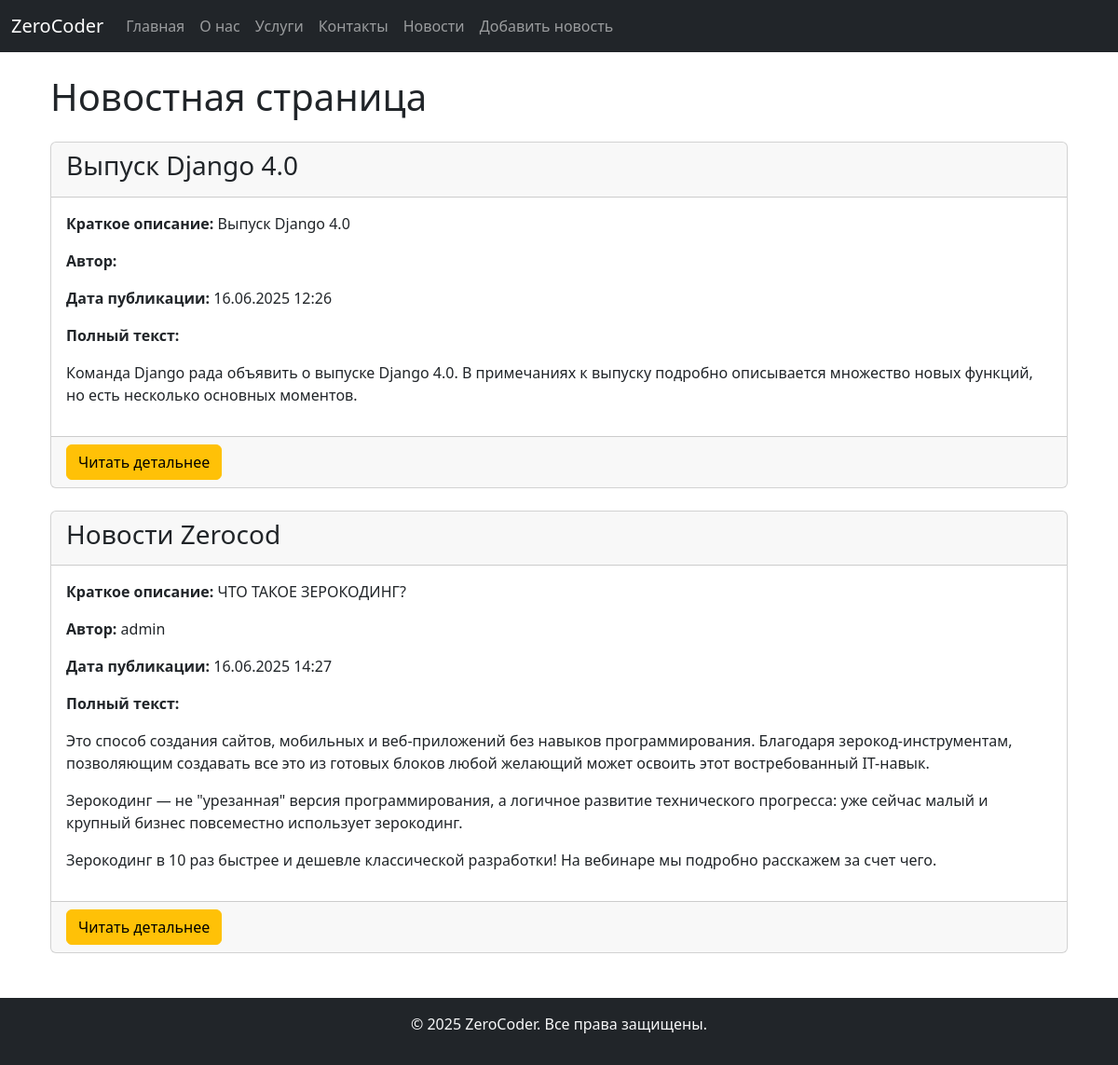
Page /news/ on the committed database.
### news/models.py (models this page shows, shortened)
class News_post(models.Model):
    title = models.CharField('Название новости', max_length=50)
    short_description = models.CharField('Краткое описание новости', max_length=200)
    text = models.TextField('Новость')
    pub_date = models.DateTimeField('Дата публикации')
    author = models.ForeignKey(User, on_delete=models.CASCADE, verbose_name='Автор', null=True, blank=True)
    class Meta:
        verbose_name = 'Новость'
        verbose_name_plural = 'Новости'

### news/views.py (the view)
# urls.py: 2. Add a URL to urlpatterns:  path('', views.home, name='home')
def home(request):
	news = News_post.objects.all()
	return render(request, 'news/news.html', {'news': news})

### news/templates/news/news.html (shortened to what this page needs)
{% extends 'main/layout.html' %}
{% block content %}
<div class="container mt-4">
    <h1 class="mb-4">Новостная страница</h1>
    {% if news %}
        {% for new in news %}
            <div class="card mb-4">
                <div class="card-header">
                    <h3 class="card-title">{{ new.title }}</h3>
                </div>
                <div class="card-body">
                    <p class="card-text"><strong>Краткое описание:</strong> {{ new.short_description }}</p>
                    <p class="card-text"><strong>Автор:</strong> {{ new.author.username }}</p>
                    <p class="card-text"><strong>Дата публикации:</strong> {{ new.pub_date|date:"d.m.Y H:i" }}</p>
                    <p class="card-text"><strong>Полный текст:</strong></p>
                    <p class="card-text">{{ new.text|linebreaks }}</p>
                </div>
                <div class="card-footer">
                    <a href="{% url 'news-detail' new.id %}" class="btn btn-warning">Читать детальнее</a>
                </div>
            </div>
        {% endfor %}
    {% else %}
        <p>Новостей нет.</p>
    {% endif %}
</div>
{% endblock %}

### main/templates/main/layout.html (shortened to what this page needs)
<!DOCTYPE html>
<html lang="ru">
<head>
  <link href="https://cdn.jsdelivr.net/npm/bootstrap@5.3.0/dist/css/bootstrap.min.css" rel="stylesheet">
</head>
<body>
  {% include 'main/_navbar.html' %}
  <main class="container mt-4">
    {% block content %}{% endblock %}
  </main>
  {% include 'main/_footer.html' %}
</body>
</html>

### main/templates/main/_navbar.html
<nav class="navbar navbar-expand-lg navbar-dark bg-dark">
  <div class="container-fluid">
    <a class="navbar-brand" href="/">ZeroCoder</a>
    <div class="collapse navbar-collapse">
      <ul class="navbar-nav me-auto">
        <li class="nav-item"><a class="nav-link" href="{% url 'index' %}">Главная</a></li>
        <li class="nav-item"><a class="nav-link" href="{% url 'about' %}">О нас</a></li>
        <li class="nav-item"><a class="nav-link" href="{% url 'services' %}">Услуги</a></li>
        <li class="nav-item"><a class="nav-link" href="{% url 'contact' %}">Контакты</a></li>
        <li class="nav-item"><a class="nav-link" href="{% url 'news_home' %}">Новости</a></li>
        <li class="nav-item"><a class="nav-link" href="{% url 'create_news' %}">Добавить новость</a></li>
      </ul>
    </div>
  </div>
</nav>

### main/templates/main/_footer.html
<footer class="bg-dark text-light text-center py-3 mt-5">
  <div class="container">
    <p>© 2025 ZeroCoder. Все права защищены.</p>
  </div>
</footer>

### rows in the picture
News_post: title "Выпуск Django 4.0", short_description "Выпуск Django 4.0", pub_date "16.06.2025 12:26", text "Команда Django рада объявить о выпуске Django 4.0. В примечаниях к выпуску подробно описывается множество новых функций, но есть несколько основных моментов."
News_post: title "Новости Zerocod", short_description "ЧТО ТАКОЕ ЗЕРОКОДИНГ?", author.username "admin", pub_date "16.06.2025 14:27", text "Это способ создания сайтов, мобильных и веб-приложений без навыков программирования. Благодаря зерокод-инструментам, позволяющим создавать все это из готовых блоков любой желающий может освоить этот востребованный IT-навык. Зерокодинг — не \"урезанная\" версия программирования, а логичное развитие технического прогресса: уже сейчас малый и крупный бизнес повсеместно использует зерокодинг. Зерокодинг в 10 раз быстрее и дешевле классической разработки! На вебинаре мы подробно расскажем за счет чего."
